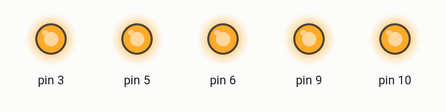
A sketch run on a simulated Arduino Uno, built with avr-gcc and run on an emulated ATmega328P. Parts: output pins drawn as LEDs (lit = HIGH).

Above: at 0.1 s.
At 4.1 s:
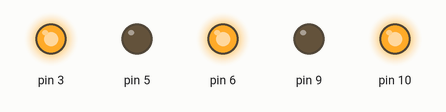
At 6.1 s:
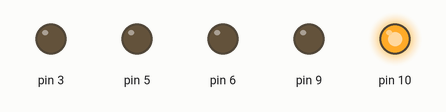
At 18.4 s:
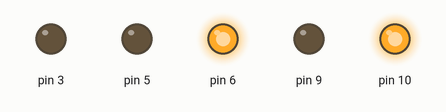
At 27.74 s:
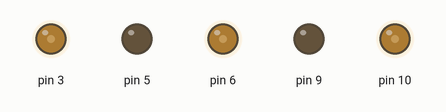
At 37.8 s:
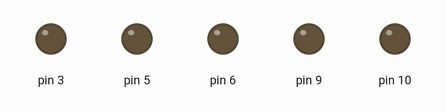
Timing chart, 0 to 40.0 s (numbered marks = the images above):
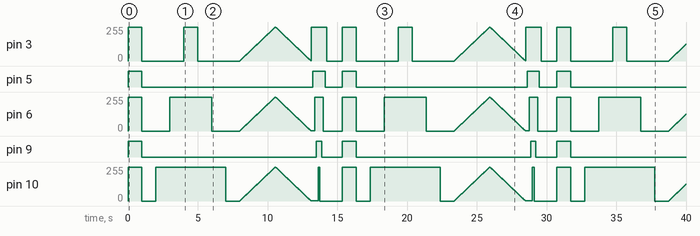

The sketch:

Examen1.ino
```cpp
void setup() {
  pinMode(3,OUTPUT);
  pinMode(5,OUTPUT);
  pinMode(6,OUTPUT);
  pinMode(9,OUTPUT);
  pinMode(10,OUTPUT);
}

void loop() {
  //a)
  //todos prenden por un segundo y se apagan por un segundo
  digitalWrite(3,HIGH);
  digitalWrite(5,HIGH);
  digitalWrite(6,HIGH);
  digitalWrite(9,HIGH);
  digitalWrite(10,HIGH);
  delay(1000);

  digitalWrite(3,LOW);
  digitalWrite(5,LOW);
  digitalWrite(6,LOW);
  digitalWrite(9,LOW);
  digitalWrite(10,LOW);
  delay(1000);

  //b)
  //de derecha a izquierda, prenden 5°,3° y 1° x 1seg.
  digitalWrite(10,HIGH);
  delay(1000);
  digitalWrite(6,HIGH);
  delay(1000);
  digitalWrite(3,HIGH);
  delay(1000);

  //apaga 1°, 3° y 5° por un segundo

  digitalWrite(3,LOW);
  delay(1000);
  digitalWrite(6,LOW);
  delay(1000);
  digitalWrite(10,LOW);
  delay(1000);

  //c)
  //1°,3° y 5° PWM del 0-100% y del 100% al 0°

  for(int i = 0; i<256; i++){
  analogWrite(3,i);
  analogWrite(6,i);
  analogWrite(10,i);
  delay(10);
  }
  for(int i = 255; i>0; i--){
    analogWrite(3,i);
  analogWrite(6,i);
  analogWrite(10,i);
  delay(10);
  }

  //delay, quizá

  //d)
  //secuencia de izq a derecha x 1/8s
  digitalWrite(3,HIGH);
  delay(125);
  digitalWrite(5,HIGH);
  delay(125);
  digitalWrite(6,HIGH);
  delay(125);
  digitalWrite(9,HIGH);
  delay(125);
  digitalWrite(10,HIGH);
  delay(125);

  //apagar de derecha a izquierda x 1/8s
  digitalWrite(10,LOW);
  delay(125);
  digitalWrite(9,LOW);
  delay(125);
  digitalWrite(6,LOW);
  delay(125);
  digitalWrite(5,LOW);
  delay(125);
  digitalWrite(3,LOW);
  delay(125);

  delay(1000);
}
```

Measured:
- by itself, pin 3: 0/255 → 255/255 at 0.00 s, → 0/255 1.0 s later, → 255/255 3.0 s later, → 0/255 1.0 s later, … (1159 changes in this stretch)
- by itself, pin 5: repeats every 15.4 s: LOW 12.2 s, HIGH 0.88 s, LOW 1.3 s, HIGH 1.0 s
- by itself, pin 6: 0/255 → 255/255 at 0.00 s, → 0/255 1.0 s later, → 255/255 2.0 s later, → 0/255 3.0 s later, … (1159 changes in this stretch)
- by itself, pin 9: repeats every 15.4 s: LOW 12.5 s, HIGH 0.38 s, LOW 1.5 s, HIGH 1.0 s
- by itself, pin 10: 0/255 → 255/255 at 0.00 s, → 0/255 1.0 s later, → 255/255 1.0 s later, → 0/255 5.0 s later, … (1159 changes in this stretch)
